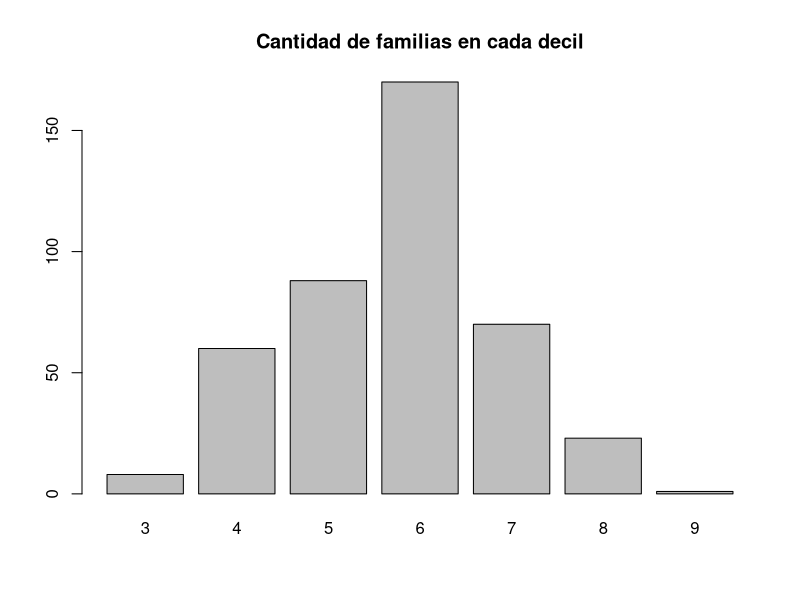
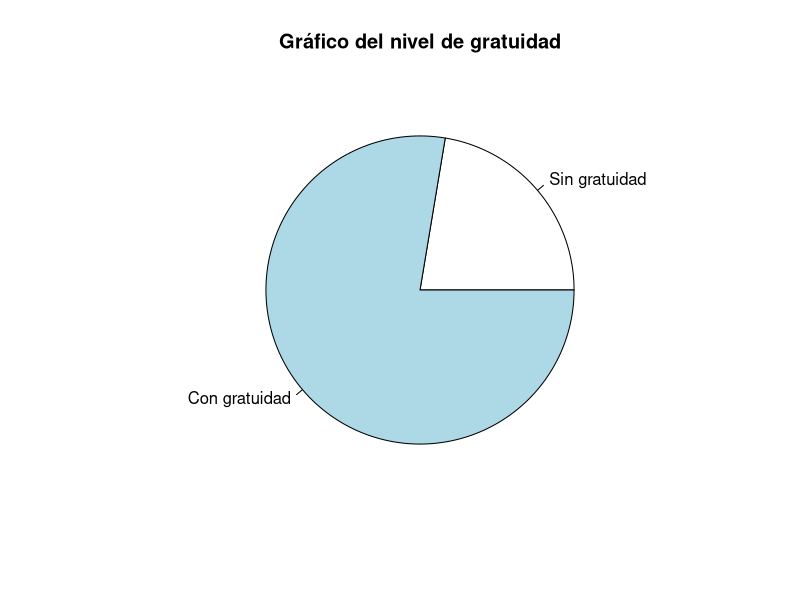

Source code (R) for these figures, in order:
# Leer la base de datos
datos <- read.csv(file = "datos.csv", header = TRUE, sep = ",")

## 1. Crear la variable sueldo per-cápita en R usando la estructura adecuada.
datos$sueldo_per_capita <- round(datos$remuneracion / datos$integrantes)


## 2. Crear la variable decil al que pertenece, considerando la información de
## la tabla deciles.

# Inicialmente todos estarán en el decil 10
datos$decil <- 10

# Valores máximos para cada decil
deciles <- c(
    48750, 74969, 100709, 125558, 154166,
    193104, 250663, 352743, 611728
)

# Actualizar cada registro con el decil correcto
for (i in seq_along(datos$sueldo_per_capita)) {
    for (j in seq_along(deciles)) {
        if (datos$sueldo_per_capita[i] <= deciles[j]) {
            datos$decil[i] <- j
            break
        }
    }
}


## 3. Realice un gráfico de barras de la distribución de estudiantes por decil
## al que pertenece.
barplot(table(datos$decil), main = "Cantidad de familias en cada decil")


## 4. Crear la variable gratuidad con respuesta "Si" o "No" según corresponda.
datos$gratuidad <- "No"
datos$gratuidad[datos$decil <= 6] <- "Si"


## 5. Construya un gráfico circular con el porcentaje de estudiantes con y sin
## gratuidad.
pie(
    table(datos$gratuidad),
    labels = c("Sin gratuidad", "Con gratuidad"),
    main = "Gráfico del nivel de gratuidad"
)
